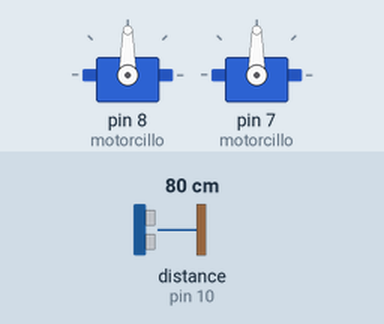
The sketch below on a simulated Arduino Uno, built with avr-gcc and run on an emulated ATmega328P. Parts: 2 × servo. The test bench sets the inputs (shaded band); at power-on: distance to the obstacle (sensor on pin 10) 80 cm. The echo pulse lasts 58.3 µs per cm.

Above: at 0.05 s.
At 4.55 s:
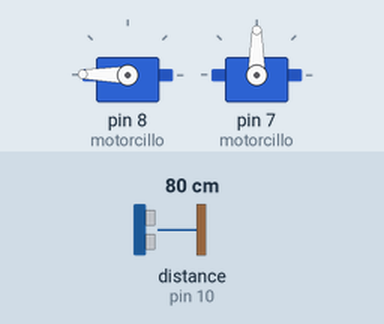
At 6.45 s:
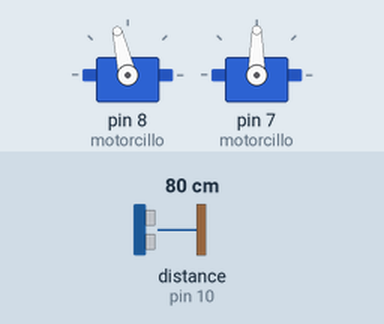
At 9.0 s:
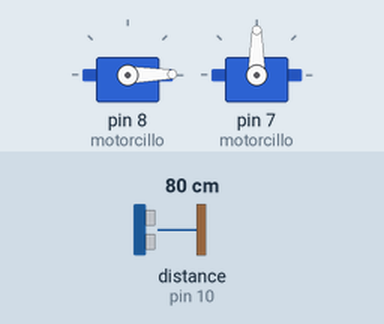
Timing chart, 0 to 11.7 s (numbered marks = the images above):
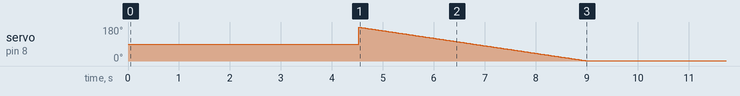

The sketch:

codigo-10a.ino
```cpp
#include "constantes.h"
#include "SensorProx.h"
#include "Cuello.h"
#include "Parpados.h"
#include "ServoSensores.h"
#include <Servo.h>
#include <Arduino.h>

// variable temporal para lecturas
unsigned int sample;
unsigned long startMillis;

Cuello cuello;
Parpados parpados;
ServoSensores sensores;

SensorProx sensorProxIZQ;
SensorProx sensorProxDER;

bool imprimir = true;

void setup() {
  cuello.configurar();
  parpados.configurar();
  sensorProxIZQ.configurar();
  // inicia monitor serial
  Serial.begin(9600);
}

void loop() {
 cuello.moverCuello();
  sensorProxIZQ.leer();
  sensorProxIZQ.determinarPresencia();
  if (sensorProxIZQ.presencia){
  }
}
```

Cuello.cpp
```cpp
#include "Cuello.h"

Cuello::Cuello() {}

Cuello::~Cuello() {}

void Cuello::configurar() {
  Cuello::motorcillo.attach(8);
}

void Cuello::moverCuello() {
  // sentido positivo
  for (int i = 0; i <= 180; i++) {
    // servoMotor.write(i);
    delay(25);
  }
  // sentido negativo
  for (int i = 179; i > 0; i--) {
    Cuello::motorcillo.write(i);
    delay(25);
  }

// void Cuello::amenaza() {
// que se diriga a la posicion de los sensores
// }
}
```

Cuello.h
```cpp
#ifndef CUELLO_H
#define CUELLO_H

#include <Arduino.h>
#include <Servo.h>

class Cuello {

public:

  Cuello();
  ~Cuello();

  Servo motorcillo;

  void configurar();

  // void moverMotorcillo(int angulo, int tiempo);
  void moverCuello();

  void amenaza();
};

#endif
```

Parpados.cpp
```cpp
#include "Parpados.h"

Parpados::Parpados() {}
Parpados::~Parpados() {}

void Parpados::configurar() {
  Parpados::motorcillo.attach(7);
}

void Parpados::moverMotorcillo(int angulo, int tiempo) {
  motorcillo.write(angulo);
  Serial.print("el ángulo del párpado es:");
  Serial.println(angulo);
  delay(tiempo);
}

// // referente de como reducir el código
// // <https://arduino.stackexchange.com/questions/66378/servo-motor-in-function>
```

Parpados.h
```cpp
#ifndef PARPADOS_H
#define PARPADOS_H

#include <Arduino.h>
#include <Servo.h>

class Parpados {

public:

  Parpados();
  ~Parpados();

  void configurar();

  void moverMotorcillo(int angulo, int tiempo);

  Servo motorcillo;
};


#endif
```

SensorProx.cpp
```cpp
#include "SensorProx.h"

SensorProx::SensorProx() {}

SensorProx::~SensorProx() {}

void SensorProx::configurar() {
  pinMode(SensorProx::patitaEcho, INPUT);
  pinMode(SensorProx::patitaTrigger, OUTPUT);
}

void SensorProx::leer() {

  digitalWrite(SensorProx::patitaTrigger, LOW);
  delayMicroseconds(2);
  digitalWrite(SensorProx::patitaTrigger, HIGH);
  delayMicroseconds(10);
  digitalWrite(SensorProx::patitaTrigger, LOW);

  SensorProx::duracion = pulseIn(
    SensorProx::patitaEcho,
    HIGH);
  SensorProx::distancia = (SensorProx::duracion * 0.0343) / 2;
}

void SensorProx::determinarPresencia() {
  if (SensorProx::distancia < 16) {
    SensorProx::presencia = true;
  }
  else {
    SensorProx::presencia = true;
  }
}

// void SensorProx::nada() {
//   if (SensorProx::distancia > 15) {
//   }
// }

void SensorProx::imprimirEnConsola() {
  Serial.print("Distancia: ");
  Serial.println(duracion);
  delay(100);
}
```

SensorProx.h
```cpp
#ifndef SENSOR_PROX_H
#define SENSOR_PROX_H

#include <Arduino.h>

// clase para sensor
class SensorProx {
public:

  SensorProx();
  ~SensorProx();

  void configurar();
  void leer();
  void imprimirEnConsola();
  void determinarPresencia();
  // void presencia();
  // void nada();
  int patitaTrigger = 9;
  int patitaEcho = 10;
  float duracion = 0;
  float distancia = 0;
  bool presencia = false;
};

#endif
```

ServoSensores.cpp
```cpp
#include "ServoSensores.h"

ServoSensores::ServoSensores() {}
ServoSensores::~ServoSensores() {}

void ServoSensores::configurar() {
  ServoSensores::motorcillo.attach(6);
}
```

ServoSensores.h
```cpp
#ifndef SERVO_SENSORES_H
#define SERVO_SENSORES_H

#include <Arduino.h>
#include <Servo.h>

class ServoSensores {

public:

  ServoSensores();
  ~ServoSensores();

  void configurar();

  void moverMotorcillo(int angulo, int tiempo);

  Servo motorcillo;
};


#endif
```

constantes.h
```cpp
#ifndef CONSTANTES_H
#define CONSTANTES_H

#include <Arduino.h>

// ventana de muestreo en ms
const int sampleWindow = 50;

const int patitaMicIzquierdo = A0;

const int patitaMicDerecho = A1;

#endif
```
